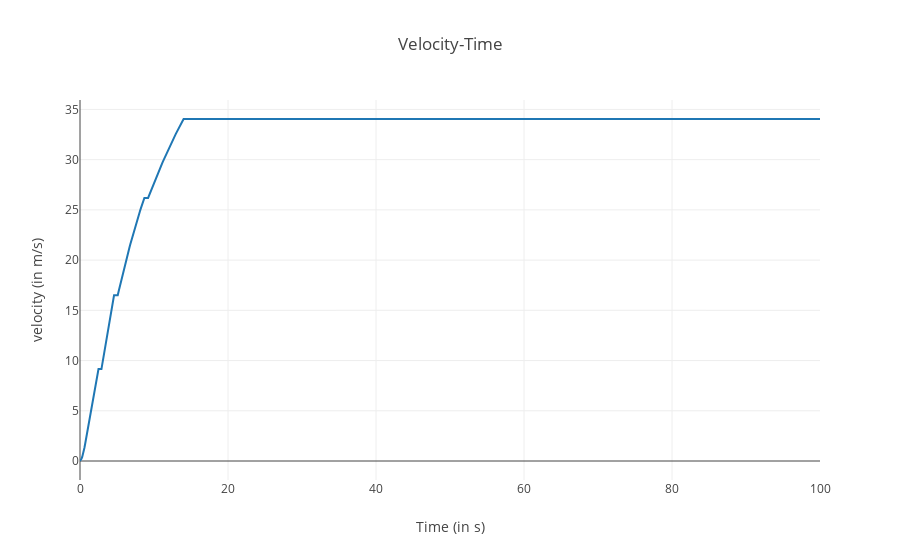

The code cell stored with this chart in its notebook:
### Code cell
# plots velocity versus time graphof the vehicle.
outputs = sol['outputs'] # outputs of the dispatcher
layout = go.Layout(title="Velocity-Time",
                xaxis=dict(title='Time (in s)'),
                yaxis=dict(title='velocity (in m/s)'))
data = [dict(x=outputs['times'], y=outputs['velocities'])] # select the desired outputs
fig = go.Figure(data=data, layout=layout)
iplot(fig)

### Figure 1 — Plotly figure (JSON) as saved in the notebook; plotly's stock layout.template omitted (floating-point values rounded to 4 significant figures; data arrays with more than 128 entries replaced by an {"elided": "..."} marker saying what was removed)
{"data": [{"type": "scatter", "uid": "7afee1ee-1ef5-4437-b572-2df36e82bdb9", "x": {"elided": "1001 float values"}, "y": {"elided": "1001 float values"}}], "layout": {"title": {"text": "Velocity-Time"}, "xaxis": {"title": {"text": "Time (in s)"}}, "yaxis": {"title": {"text": "velocity (in m/s)"}}}}
